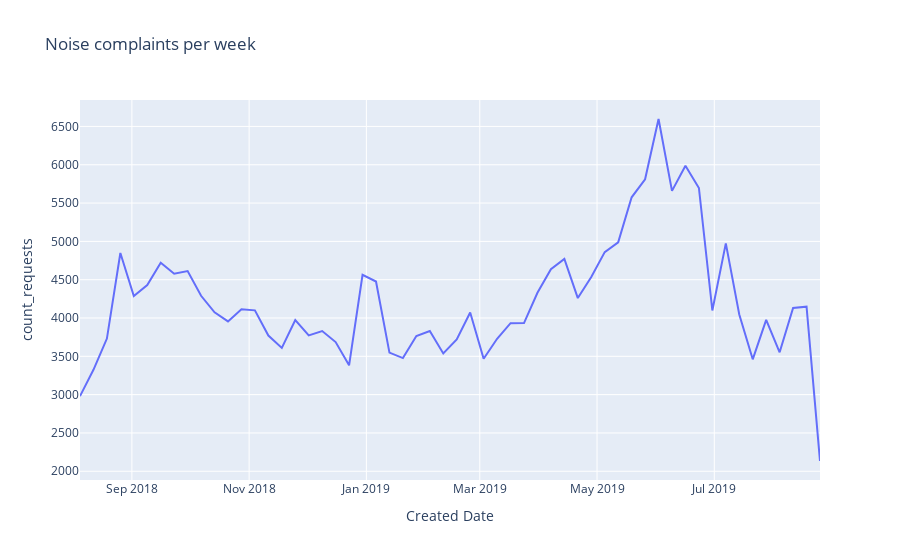

The notebook cell saved with this chart:
### Markdown cell above
Let's try weekly:

### Code cell
noise_per_week = noise.resample('W', on='Created Date').size().reset_index(name='count_requests')
fig = px.line(noise_per_week, x='Created Date', y='count_requests', title='Noise complaints per week')
fig.show()

### Figure 1 — Plotly figure (JSON) as saved in the notebook; plotly's stock layout.template omitted (floating-point values rounded to 4 significant figures)
{"data": [{"hoverlabel": {"namelength": 0}, "hovertemplate": "Created Date=%{x}<br>count_requests=%{y}", "legendgroup": "", "line": {"color": "#636efa", "dash": "solid"}, "mode": "lines", "name": "", "showlegend": false, "type": "scatter", "x": ["2018-08-05T00:00:00", "2018-08-12T00:00:00", "2018-08-19T00:00:00", "2018-08-26T00:00:00", "2018-09-02T00:00:00", "2018-09-09T00:00:00", "2018-09-16T00:00:00", "2018-09-23T00:00:00", "2018-09-30T00:00:00", "2018-10-07T00:00:00", "2018-10-14T00:00:00", "2018-10-21T00:00:00", "2018-10-28T00:00:00", "2018-11-04T00:00:00", "2018-11-11T00:00:00", "2018-11-18T00:00:00", "2018-11-25T00:00:00", "2018-12-02T00:00:00", "2018-12-09T00:00:00", "2018-12-16T00:00:00", "2018-12-23T00:00:00", "2018-12-30T00:00:00", "2019-01-06T00:00:00", "2019-01-13T00:00:00", "2019-01-20T00:00:00", "2019-01-27T00:00:00", "2019-02-03T00:00:00", "2019-02-10T00:00:00", "2019-02-17T00:00:00", "2019-02-24T00:00:00", "2019-03-03T00:00:00", "2019-03-10T00:00:00", "2019-03-17T00:00:00", "2019-03-24T00:00:00", "2019-03-31T00:00:00", "2019-04-07T00:00:00", "2019-04-14T00:00:00", "2019-04-21T00:00:00", "2019-04-28T00:00:00", "2019-05-05T00:00:00", "2019-05-12T00:00:00", "2019-05-19T00:00:00", "2019-05-26T00:00:00", "2019-06-02T00:00:00", "2019-06-09T00:00:00", "2019-06-16T00:00:00", "2019-06-23T00:00:00", "2019-06-30T00:00:00", "2019-07-07T00:00:00", "2019-07-14T00:00:00", "2019-07-21T00:00:00", "2019-07-28T00:00:00", "2019-08-04T00:00:00", "2019-08-11T00:00:00", "2019-08-18T00:00:00", "2019-08-25T00:00:00"], "xaxis": "x", "y": [2980, 3324, 3732, 4848, 4287, 4429, 4722, 4578, 4612, 4290, 4074, 3956, 4113, 4100, 3771, 3610, 3973, 3773, 3830, 3686, 3383, 4563, 4476, 3549, 3477, 3765, 3831, 3538, 3719, 4072, 3468, 3729, 3932, 3934, 4330, 4636, 4771, 4260, 4535, 4860, 4988, 5575, 5811, 6597, 5659, 5986, 5697, 4098, 4974, 4046, 3461, 3976, 3553, 4131, 4148, 2134], "yaxis": "y"}], "layout": {"legend": {"tracegroupgap": 0}, "title": {"text": "Noise complaints per week"}, "xaxis": {"anchor": "y", "domain": [0, 1], "title": {"text": "Created Date"}}, "yaxis": {"anchor": "x", "domain": [0, 1], "title": {"text": "count_requests"}}}}
